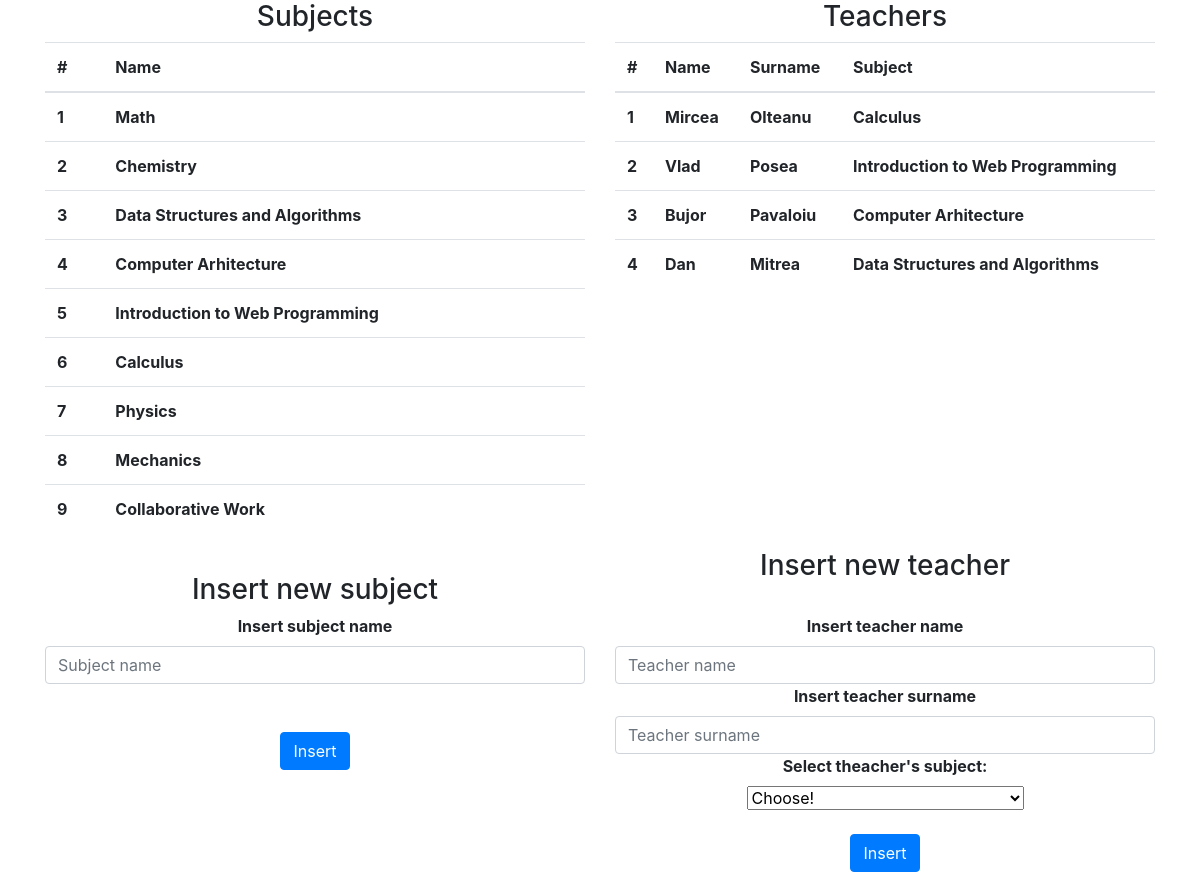
The app's page /adminpage2.php with its own data.
### tables this page shows
CREATE TABLE `subjects` (
  `id` int(11) NOT NULL,
  `name` varchar(255) NOT NULL
);

CREATE TABLE `teachers` (
  `id` int(11) NOT NULL,
  `username` varchar(255) NOT NULL,
  `password` varchar(255) NOT NULL,
  `name` varchar(255) NOT NULL,
  `surname` varchar(255) NOT NULL,
  `subject` int(11) DEFAULT NULL,
  `email` varchar(255) NOT NULL
);

### adminpage2.php (the view, shortened to what this page needs)
<?php
	require 'connection.php';
?>
<!doctype html>
<html lang="en">
	<head>
	    <link rel="stylesheet" href="css/bootstrap.css">
	    <link rel="stylesheet" href="css/styles.css">
  	</head>
  	<body>
  		<div class="container">
        <div class="row">
          <div class="col-md-6">
            <h3 style="text-align:center;">Subjects</h3>
            <form method="POST" action="<?php echo htmlspecialchars($_SERVER["PHP_SELF"]); ?>">
            <table class="table">
              <thead>
                <tr>
                  <th>#</th>
                  <th>Name</th>
                </tr>
              </thead>
              <tbody>
              <?php
                $cnt=1;
                $sql = "SELECT * FROM subjects";
                $result = $conn -> query($sql);
                while($row = $result -> fetch_assoc()):?>
                    <tr>
                      <th scope="row"><?php echo $cnt++; ?></th>
                      <th id="name<?php echo $row["idgrupa"];?>"><?php echo $row["name"];?></th>
                    </tr>
                <?php endwhile;?>
            </table>
            </form>
          </div>
          <div class="col-md-6">
            <h3 style="text-align:center;"> Teachers </h3>
            <form method="POST" action="<?php echo htmlspecialchars($_SERVER["PHP_SELF"]); ?>">
            <table class="table">
              <thead>
                <tr>
                  <th>#</th>
                  <th>Name</th>
                  <th>Surname</th>
                  <th>Subject</th>
                </tr>
              </thead>
              <tbody>
              <?php
                $cnt=1;
                $sql = "SELECT t.id as idteacher, t.name as teacherName, t.surname, t.subject, s.id, s.name as subjectName FROM teachers t, subjects s WHERE t.subject=s.id";
                $result = $conn -> query($sql);
                while($row = $result -> fetch_assoc()):?>
                    <tr>
                      <th scope="row"><?php echo $cnt++; ?></th>
                      <th id="name<?php echo $row["idteacher"];?>"><?php echo $row["teacherName"];?></th>
                      <th id="surname<?php echo $row["idteacher"];?>"><?php echo $row["surname"];?></th>
                      <th id="subject<?php echo $row["idteacher"];?>"><?php echo $row["subjectName"];?></th>
                    </tr>
                <?php endwhile;?>
            </table>
            </form>
        </div>
      </div>
  		<div class="row">
  			<div class="col-md-6">
          <br>
  				<h3 style="text-align:center;"> Insert new subject </h3>
  			</div>
  			<div class="col-md-6">
          <h3 style="text-align:center;"> Insert new teacher </h3>
  			</div>
  		</div>
  		<div class="row">
  			<div class="col-md-6">
  				<form method="POST"  class="form form-login">
  					<label for="subject"><b>Insert subject name</b></label>
  					<input class="form-control" type="text" name="subject" placeholder="Subject name">
            <br>
            <br>
  					<button name="insertsubject" class="btn btn-primary">Insert</button>
  				</form>
          <br>
  			</div>
  			<div class="col-md-6">
          <form method="POST"  class="form form-login">
            <label for="teacher"><b>Insert teacher name</b></label>
            <input class="form-control" type="text" name="teacher_name" placeholder="Teacher name">
            <label for="teacher"><b>Insert teacher surname</b></label>
            <input class="form-control" type="text" name="teacher_surname" placeholder="Teacher surname">
            <label for="teacher"><b>Select theacher's subject:</b></label> <br>
              <select name='teacher_subject'>
                <option value="">Choose!</option>
            </select>
            <br>
            <br>
            <button name="insertteacher" class="btn btn-primary">Insert</button>
          </form>
  			</div>
  		</div>
    </div>
  	</body>
</html>

### css/styles.css (style rules this page uses)
.form-login { text-align: center; }

### records on screen
subjects: name "Math"
subjects: name "Chemistry"
subjects: name "Data Structures and Algorithms"
subjects: name "Computer Arhitecture"
subjects: name "Introduction to Web Programming"
subjects: name "Calculus"
subjects: name "Physics"
subjects: name "Mechanics"
subjects: name "Collaborative Work"
teachers: name "Mircea", surname "Olteanu", subjects.name "Calculus"
teachers: name "Vlad", surname "Posea", subjects.name "Introduction to Web Programming"
teachers: name "Bujor", surname "Pavaloiu", subjects.name "Computer Arhitecture"
teachers: name "Dan", surname "Mitrea", subjects.name "Data Structures and Algorithms"
